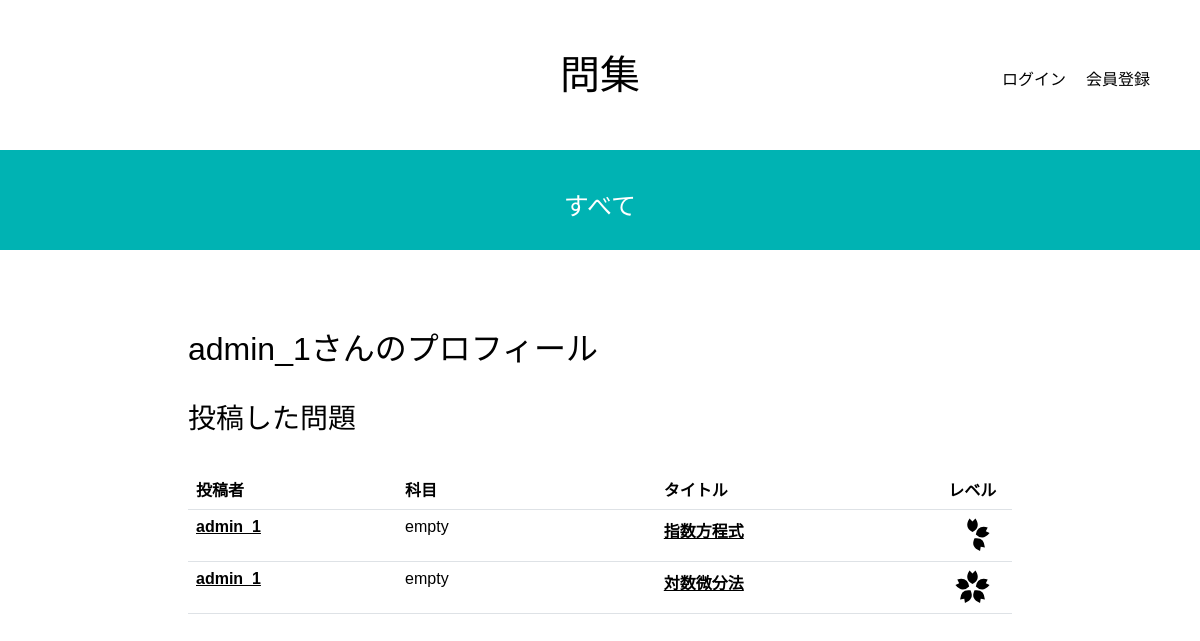
The page /studysite/profile/2/ on the database as committed earlier.
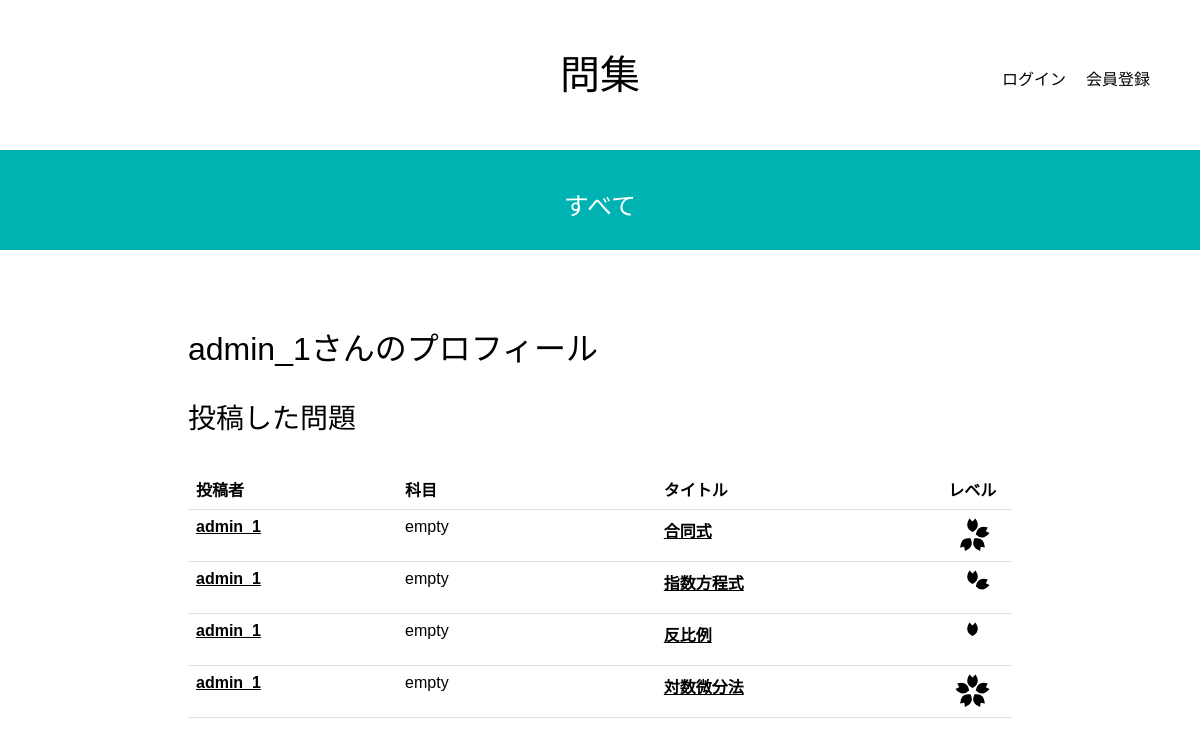
The same page on the database as committed later.
### studysite/models.py (models this page shows, shortened)
class Studysite(models.Model):
    title = models.CharField('タイトル', max_length=128)
    image = models.FileField('問題画像', upload_to='image/', blank=True)
    question = models.TextField('問題', blank=True)
    answer = models.TextField('解説', blank=True)
    created_by = models.ForeignKey(settings.AUTH_USER_MODEL,
                                   verbose_name='投稿者',
                                   on_delete=models.CASCADE)
    created_at = models.DateTimeField('投稿日', auto_now_add=True)
    updated_at = models.DateTimeField('更新日', auto_now=True)
    tag_groups = models.ManyToManyField(TagGroup, blank=True)
    likes = models.PositiveIntegerField(default=0)
    level = models.IntegerField(default=0)
    bookmarks = models.ManyToManyField(User, related_name='bookmarked_posts', blank=True)

### studysite/views.py (the view)
# urls.py: path('profile/<int:user_id>/', views.profile, name='profile'),
def profile(request, user_id):
    user = get_object_or_404(User, pk=user_id)
    snippets = Studysite.objects.filter(created_by=user)
    tag_groups = TagGroup.objects.filter(parent__isnull=True).order_by('order').prefetch_related('children__children')
    context = {
        'user_profile': user,
        'snippets': snippets,
        'tag_groups': tag_groups
    }
    return render(request, 'profile.html', context)

### studysite/templates/snippets/profile.html (shortened to what this page needs)
{% extends 'base.html' %}
{% load static %}
{% load django_bootstrap5 %}
{% load widget_tweaks %}
{% block main %}
<div class="container profile">
    <h2>{{ user_profile.username }}さんのプロフィール</h2><br>
    <h3>投稿した問題</h3><br>
    {% if snippets %}
    <table id="sortable-table" class="table">
        <thead>
        <tr>
            <th class="tablehuman">投稿者</th>
            <th class="tablesubject">科目</th>
            <th class="tablecontent">タイトル</th>
            <th class="tablelevel" onclick="sortTable(3); console.log('Clicked!')">レベル</th>
        </tr>
        </thead>
        <tbody class="tbody">
        {% for snippet in snippets %}
            {% if snippet.answer %}
            <tr>
                <td class="tablehuman"><a href="{% url 'profile' snippet.created_by_id %}" style="color:black"><b>{{ snippet.created_by.username }}</b></a></td>
                <td class="tablesubject">
                    {% if snippet.tags %}
                        {% for tag in snippet.tags.all %}
                            <span>{{ tag.name }}</span>
                        {% endfor %}
                    {% else %}
                        <span>empty<span>
                    {% endif %}
                </td>
                <td class="tablecontent"><a href="{% url 'snippet_detail' snippet.id %}" style="color:black"><b>{{ snippet.title }}</b></a></td>
                <td class="tablelevel" data-level="{{ snippet.level }}">
                    {% if snippet.level == 1 %}
                        <svg xmlns="http://www.w3.org/2000/svg" width="35px" height="35px" viewBox="0 0 100 100">
                            <path fill="#000000" stroke-width="none" d="M 41.45,1.51 L 50.00,10.00 L 58.55,1.51 Q 74.90,27.18 50.00,40.00 Q 25.10,27.18 41.45,1.51 "/>
                        </svg>
                    {% endif %}
                </td>
            </tr>
            {% endif %}
        {% endfor %}
        </tbody>
    </table>
    {% else %}
        <p>問題はまだ投稿されていません．</p>
    {% endif %}<br><br>
</div>
{% endblock %}

Rows that differ between the two databases and show on the page:
now on this page (row edited): Studysite: created_by.username "admin_1", title "合同式", level 4 (drawn)
changed Studysite "指数方程式": level 3 → 2 (drawn)
now on this page (row edited): Studysite: created_by.username "admin_1", title "反比例", level 1 (drawn)
